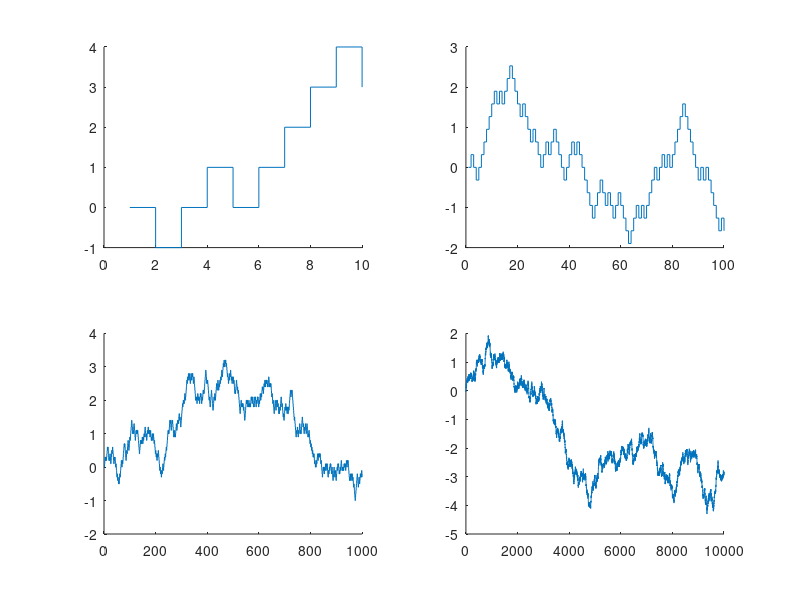

Reproduce this figure in MATLAB.
%answer for HW7
%problem 1
clear all;
close all;
 
t = [1 0.1 0.01 0.001]
for n=1:4
T = t(n); 
%T = 0.1; 0.01; 0.001;

a = 1.0;
s = a*sqrt(T)

N = 10/T;
walk(1) = 0;
for i=2:N
   
    U = rand;
    if ( U>0.5)
        walk(i) = walk(i-1) + s;
        
    else walk(i) = walk(i-1) -s;
    end;
    
end;

subplot(2,2,n)
hold on,stairs(walk);
end;
